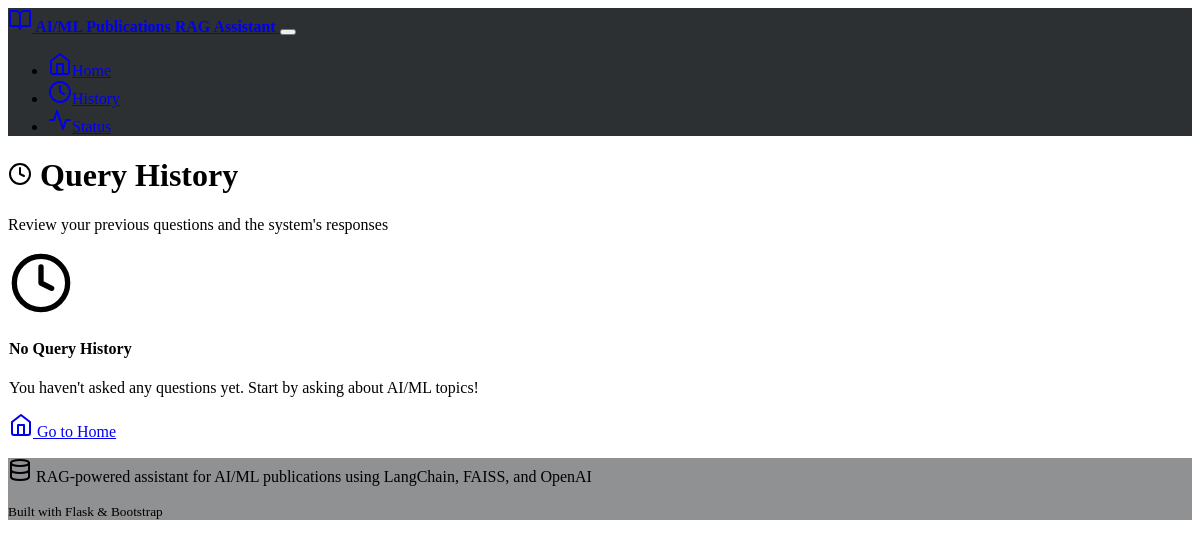
Before: /history with the older database file.
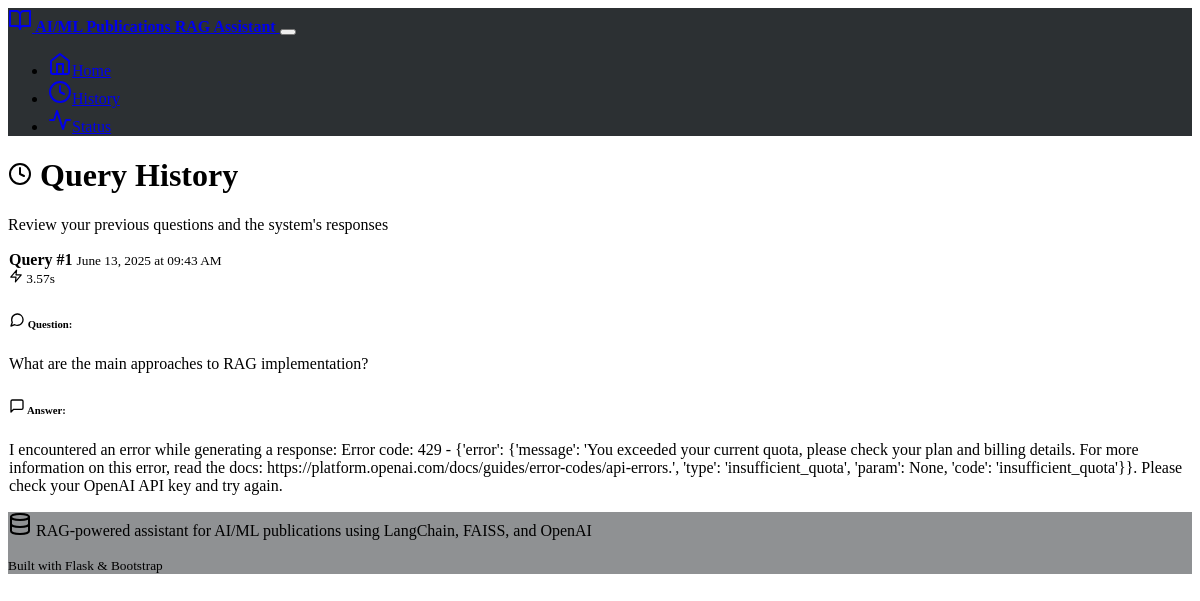
After: the same page with the newer database file.
### models.py (models this page shows, shortened)
class QueryHistory(db.Model):
    id = db.Column(db.Integer, primary_key=True)
    query = db.Column(db.Text, nullable=False)
    response = db.Column(db.Text, nullable=False)
    retrieved_docs = db.Column(db.Text)  # JSON string of retrieved document IDs
    timestamp = db.Column(db.DateTime, default=datetime.utcnow)
    response_time = db.Column(db.Float)  # Response time in seconds

### routes.py (the view)
@app.route('/history')
def query_history():
    page = request.args.get('page', 1, type=int)
    queries = db.session.query(QueryHistory).order_by(QueryHistory.timestamp.desc()).limit(20).offset((page-1)*20).all()
    return render_template('history.html', queries=queries)

### templates/history.html (shortened to what this page needs)
{% extends "base.html" %}
{% block content %}
<div class="container my-5">
    <div class="row mb-4">
        <div class="col-12">
            <h1 class="display-5 mb-3">
                <i data-feather="clock" class="me-2"></i>
                Query History
            </h1>
            <p class="lead text-muted">
                Review your previous questions and the system's responses
            </p>
        </div>
    </div>
    {% if queries %}
    <div class="row">
        <div class="col-12">
            {% for query in queries %}
            <div class="card mb-3">
                <div class="card-header d-flex justify-content-between align-items-center">
                    <div>
                        <strong>Query #{{ loop.index }}</strong>
                        <small class="text-muted ms-2">{{ query.timestamp.strftime('%B %d, %Y at %I:%M %p') }}</small>
                    </div>
                    {% if query.response_time %}
                    <small class="text-muted">
                        <i data-feather="zap" class="me-1" width="14" height="14"></i>
                        {{ "%.2f"|format(query.response_time) }}s
                    </small>
                    {% endif %}
                </div>
                <div class="card-body">
                    <h6 class="fw-bold mb-2">
                        <i data-feather="message-circle" class="me-2 text-primary" width="16" height="16"></i>
                        Question:
                    </h6>
                    <p class="mb-3 ps-3">{{ query.query }}</p>
                    <h6 class="fw-bold mb-2">
                        <i data-feather="message-square" class="me-2 text-success" width="16" height="16"></i>
                        Answer:
                    </h6>
                    <div class="ps-3">
                        <div class="border-start border-success border-3 ps-3">
                            {{ query.response | replace('\n', '<br>') | safe }}
                        </div>
                    </div>
                </div>
            </div>
            {% endfor %}
        </div>
    </div>
    {% else %}
    <div class="row">
        <div class="col-12">
            <div class="card">
                <div class="card-body text-center py-5">
                    <i data-feather="clock" class="text-muted mb-3" width="64" height="64"></i>
                    <h4 class="text-muted">No Query History</h4>
                    <p class="text-muted mb-4">
                        You haven't asked any questions yet. Start by asking about AI/ML topics!
                    </p>
                    <a href="{{ url_for('index') }}" class="btn btn-primary">
                        <i data-feather="home" class="me-2"></i>
                        Go to Home
                    </a>
                </div>
            </div>
        </div>
    </div>
    {% endif %}
</div>
{% endblock %}

### templates/base.html (shortened to what this page needs)
<!DOCTYPE html>
<html lang="en" data-bs-theme="dark">
<head>
    <link href="https://cdn.replit.com/agent/bootstrap-agent-dark-theme.min.css" rel="stylesheet">
    <link href="{{ url_for('static', filename='style.css') }}" rel="stylesheet">
</head>
<body>
    <nav class="navbar navbar-expand-lg navbar-dark">
        <div class="container">
            <a class="navbar-brand d-flex align-items-center" href="{{ url_for('index') }}">
                <i data-feather="book-open" class="me-2"></i>
                AI/ML Publications RAG Assistant
            </a>
            <button class="navbar-toggler" type="button" data-bs-toggle="collapse" data-bs-target="#navbarNav">
            </button>
            <div class="collapse navbar-collapse" id="navbarNav">
                <ul class="navbar-nav ms-auto">
                    <li class="nav-item">
                        <a class="nav-link" href="{{ url_for('index') }}">
                            <i data-feather="home" class="me-1"></i>Home
                        </a>
                    </li>
                    <li class="nav-item">
                        <a class="nav-link" href="{{ url_for('query_history') }}">
                            <i data-feather="clock" class="me-1"></i>History
                        </a>
                    </li>
                    <li class="nav-item">
                        <a class="nav-link" href="{{ url_for('system_status') }}">
                            <i data-feather="activity" class="me-1"></i>Status
                        </a>
                    </li>
                </ul>
            </div>
        </div>
    </nav>
    <main>
        {% block content %}{% endblock %}
    </main>
    <footer class="mt-5 py-4 border-top">
        <div class="container">
            <div class="row">
                <div class="col-md-8">
                    <p class="text-muted mb-0">
                        <i data-feather="database" class="me-1"></i>
                        RAG-powered assistant for AI/ML publications using LangChain, FAISS, and OpenAI
                    </p>
                </div>
                <div class="col-md-4 text-md-end">
                    <small class="text-muted">
                        Built with Flask & Bootstrap
                    </small>
                </div>
            </div>
        </div>
    </footer>
</body>
</html>

### static/style.css (style rules this page uses)
:root { --bs-body-bg: #1a1a1a; --bs-body-color: #e9ecef; }
html { scroll-behavior: smooth; }
.navbar { backdrop-filter: blur(10px); background-color: rgba(33, 37, 41, 0.95) !important; }
.navbar-brand { font-weight: 600; }
.card { transition: transform 0.2s ease-in-out; border: 1px solid rgba(255, 255, 255, 0.1); }
footer { background-color: rgba(33, 37, 41, 0.5); backdrop-filter: blur(10px); }
.card { animation: fadeInUp 0.5s ease-out; }

Changed rows visible on the page:
added QueryHistory: timestamp "June 13, 2025 at 09:43 AM", response_time "3.57", query "What are the main approaches to RAG implementation?", response "I encountered an error while generating a response: Error code: 429 - {'error': {'message': 'You exceeded your current quota, please check your plan and billing details. For more information on this error, read the docs: https://platform.openai.com/docs/guides/error-codes/api-errors.', 'type': 'insufficient_quota', 'param': None, 'code': 'insufficient_quota'}}. Please check your OpenAI API key and try again."
Other visible differences:
text no longer shown: "No Query History You haven't asked any questions yet. Start by asking about AI/ML topics! Go to Home"
